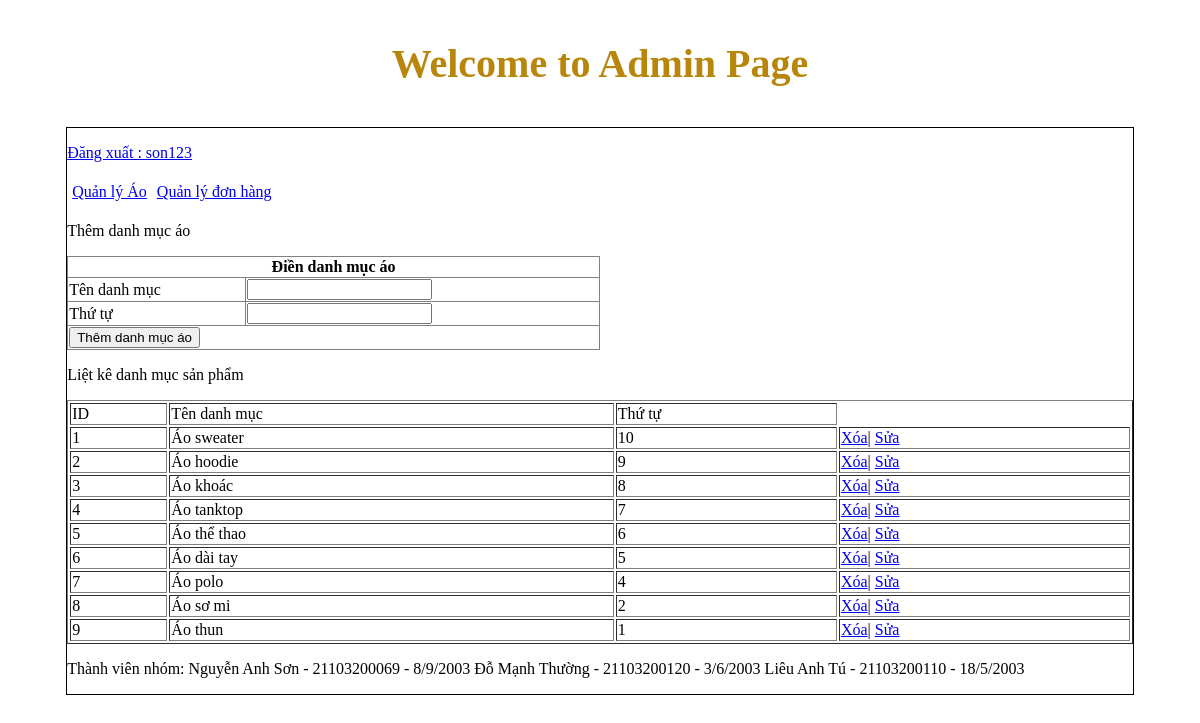
Screenshot of /admin/index.php?action=quanlydanhmucsanpham&query=them (signed in) with the database file from the repository.
### tables this page shows
CREATE TABLE `tbl_danhmuc` (
  `id_danhmuc` int(11) NOT NULL,
  `tendanhmuc` varchar(100) NOT NULL,
  `thutu` int(11) NOT NULL
);

### admin/modules/quanlydanhmucao/lietke.php (the view)
<?php
    $sql_lietke="SELECT * FROM tbl_danhmuc ORDER BY thutu DESC";
    $result_lietke= mysqli_query($connect,$sql_lietke);
?>
<p>Liệt kê danh mục sản phẩm</p>
 <table style="width: 100%;" border="1" style="border-collapse:collapse;">
     <tr>
         <td>ID</td>
         <td>Tên danh mục</td>
         <td>Thứ tự</td>
     </tr>
     <?php
    $i=0;
    while($row=mysqli_fetch_array($result_lietke)){
        $i++;
     ?>
     <tr>
         <td><?php echo $i ?></td>
         <td><?php echo $row['tendanhmuc'] ?></td>
         <td><?php echo $row['thutu']?></td>
         <td>
            <a href="modules/quanlydanhmucao/xuly.php?iddanhmuc=<?php echo $row['id_danhmuc']?>">Xóa</a>|
             <a href="?action=quanlydanhmucsanpham&query=sua&iddanhmuc=<?php echo $row['id_danhmuc']?>">Sửa</a>
         </td>
     </tr>
     <?php
    }
    ?>
 </table>

### rows the page displays
tbl_danhmuc: tendanhmuc "Áo sweater", thutu "10"
tbl_danhmuc: tendanhmuc "Áo hoodie", thutu "9"
tbl_danhmuc: tendanhmuc "Áo khoác", thutu "8"
tbl_danhmuc: tendanhmuc "Áo tanktop", thutu "7"
tbl_danhmuc: tendanhmuc "Áo thể thao", thutu "6"
tbl_danhmuc: tendanhmuc "Áo dài tay", thutu "5"
tbl_danhmuc: tendanhmuc "Áo polo", thutu "4"
tbl_danhmuc: tendanhmuc "Áo sơ mi", thutu "2"
tbl_danhmuc: tendanhmuc "Áo thun", thutu "1"

### other values shown
$_SESSION['dangnhap'] "son123"
